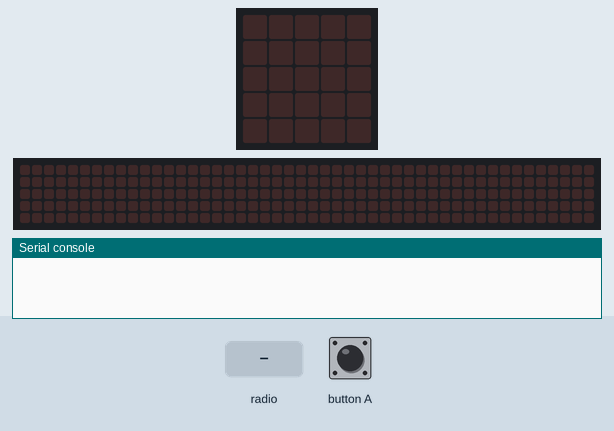
The program below on a simulated BBC micro:bit (MakeCode). On the bench: the board's 5×5 LED display, a strip that is not on the board, showing the scrolling text unrolled, the last lines printed to the serial console. Inputs (shaded band) come from the test bench. Random numbers come from a fixed seed; no radio messages arrive unless stated (any console line starting 'radio sent:' is added by the test bench); the 48×5 strip is a reading aid, not a part: it shows the text the display is scrolling, unrolled, one strip-width of it at a time.

Above: at 1.2 s.
1.3 s: button A pressed for 0.15 s
At 2.1 s:
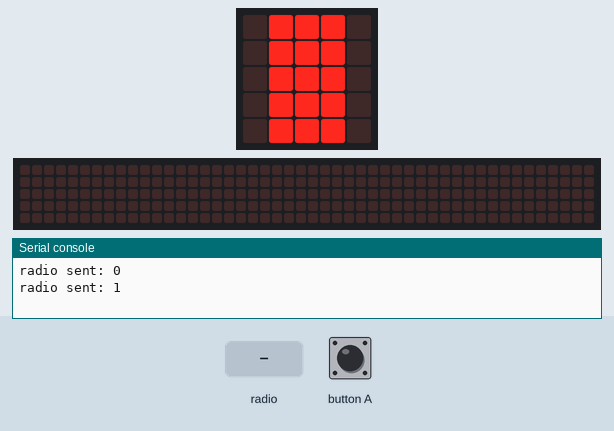
3.8 s: radio message "4" arrives
At 6.5 s:
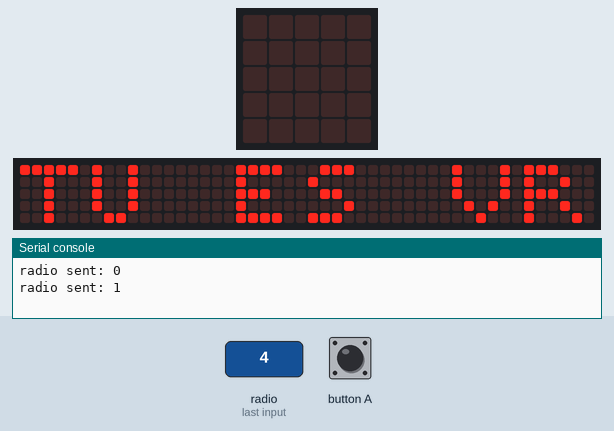
6.8 s: button A pressed for 0.15 s
At 21.3 s:
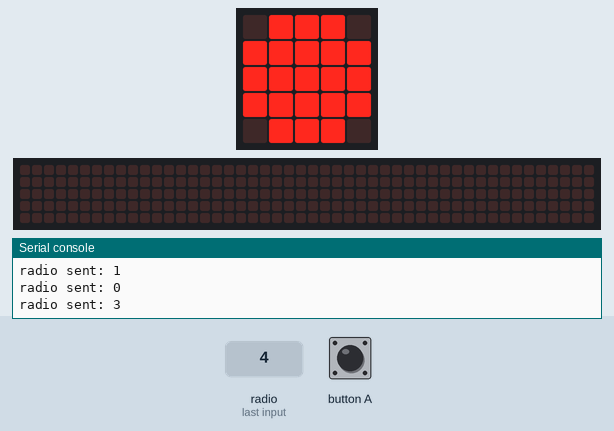

The program:

main.ts
```typescript
radio.onReceivedNumber(function (receivedNumber) {
    if (receivedNumber == 1) {
        if (chifumi == 2) {
            gagnant = gagnant + 1
            basic.pause(500)
            basic.clearScreen()
        }
    }
    if (receivedNumber == 2) {
        if (chifumi == 3) {
            gagnant = gagnant + 1
            basic.pause(500)
            basic.clearScreen()
        }
    }
    if (receivedNumber == 3) {
        if (chifumi == 1) {
            gagnant = gagnant + 1
            basic.pause(500)
            basic.clearScreen()
        }
    }
    if (receivedNumber == 4) {
        basic.showString("TU ES VRAIMANT NUL")
    }
})
input.onButtonPressed(Button.A, function () {
    radio.sendNumber(0)
    chifumi = randint(1, 3)
    radio.sendNumber(chifumi)
    basic.pause(1000)
    chifumi = 0
})
let gagnant = 0
let chifumi = 0
radio.setGroup(2)
basic.forever(function () {
    if (gagnant == 6) {
        radio.sendNumber(4)
        basic.showString("bien jouer")
    }
})
basic.forever(function () {
    if (chifumi == 1) {
        basic.showLeds(`
            . # # # .
            . # # # .
            . # # # .
            . # # # .
            . # # # .
            `)
        basic.pause(450)
        basic.showLeds(`
            . . . . .
            . . . . .
            . . . . .
            . . . . .
            . . . . .
            `)
    }
    if (chifumi == 2) {
        basic.showLeds(`
            # # . . #
            # # . # .
            . . # . .
            # # . # .
            # # . . #
            `)
        basic.pause(450)
        basic.showLeds(`
            . . . . .
            . . . . .
            . . . . .
            . . . . .
            . . . . .
            `)
    }
    if (chifumi == 3) {
        basic.showLeds(`
            . # # # .
            # # # # #
            # # # # #
            # # # # #
            . # # # .
            `)
        basic.pause(450)
        basic.showLeds(`
            . . . . .
            . . . . .
            . . . . .
            . . . . .
            . . . . .
            `)
    }
})
```

test.ts
```typescript
// les tests vont ici ; cela ne sera pas compilé si ce paquet est utilisé en tant qu'extension.AcceleratorRange AxzXx;;;;;;;;;;;;;;;;;;;;;;;;;;;;;;;;;;;;;;;;;;;;;;.;
```

Measured:
- after the input at 1.3 s, the display: changes after 0.16 s (image 1)
- after the input at 3.8 s, the display: changes at once (image 2)
- what the display in image 1 shows lasts 0.8 s, from 1.5 s to 2.3 s
- what the display in image 2 shows lasts 0.6 s, from 6.1 s to 6.7 s
